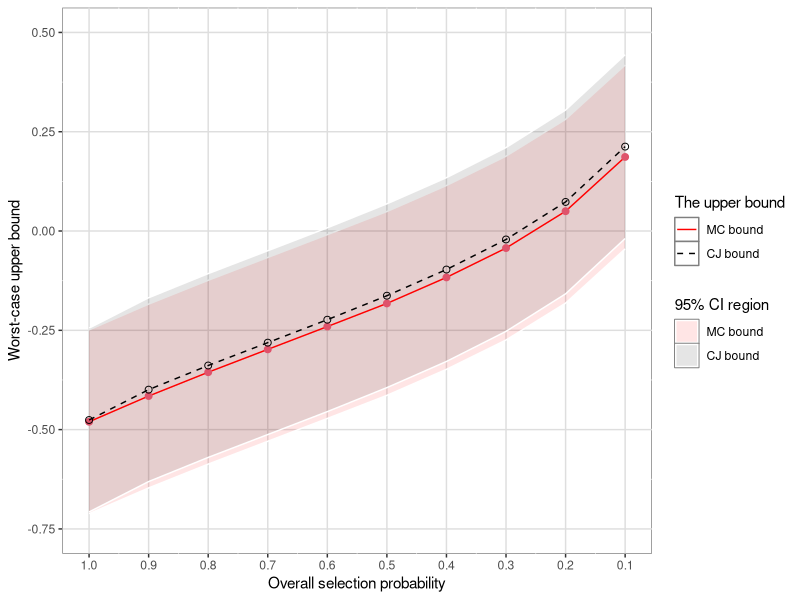

Write R code to recreate this figure.
## NOTES
## DATA IS SAVED IN "eg1-raw.csv"
## 

library(kableExtra)
library(ggplot2)
## DATA PREPROCESS
example1 <- read.csv("eg1-raw.csv")
example1$sigmasq <- (1/example1$precision)^2

## META-ANALYSIS WITHOUT CONSIDERING PUBLICATION BIAS
library(metafor)
ma1 <- rma.uni(yi = y, vi = sigmasq, data = example1, method = "ML")
ma1$b
ma1$se
ma1$ci.ub
## ANALYTICAL COPAS-JACKSON BOUND (tau=0)
p <- seq(1, 0.1, -0.1)
u <- qnorm(p)
b.CJ <- with(example1, {1/p*dnorm(u)*sum(precision)/sum(precision^2)})
names(b.CJ) <- sprintf("p=%.2f", p)

b.CJ
b.CJ.or <- as.vector(ma1$b)+b.CJ
b.CJ.ub <- b.CJ.or+qnorm(0.975)*as.vector(ma1$se)
b.CJ.lb <- b.CJ.or-qnorm(0.975)*as.vector(ma1$se)

## IMPORT THE MC BOUND
b.MC.result <- read.csv("MCbounds.csv")
b.MC <- rev(b.MC.result$maxb)
names(b.MC) <- sprintf("p=%.2f", p)

b.MC
b.MC.or <- as.vector(ma1$b)+b.MC
b.MC.ub <- b.MC.or+qnorm(0.975)*as.vector(ma1$se)
b.MC.lb <- b.MC.or-qnorm(0.975)*as.vector(ma1$se)

## PLOT 1
df <- data.frame(p = seq(1, 0.1, -0.1),
                 b.MC.or, b.MC.ub, b.MC.lb,
                 b.CJ.or, b.CJ.ub, b.CJ.lb)
plot1 <- ggplot(df, aes(x = p)) + 
  geom_ribbon(mapping=aes(ymin=b.MC.ub,ymax=b.MC.lb, fill="MC bound"), colour="white", alpha=0.1)+
  geom_ribbon(mapping=aes(ymin=b.CJ.ub,ymax=b.CJ.lb, fill="CJ bound"), colour="white", alpha=0.1)+
  geom_line(aes(y = b.MC.or, colour="MC bound")) +
  geom_point(aes(y = b.MC.or), colour =2, pch=19, size=2) + 
  geom_line(aes(y = b.CJ.or, colour="CJ bound"), lty=2) +
  geom_point(aes(y = b.CJ.or), colour =1, pch=1, size=2) + 
  scale_x_reverse(n.breaks = 10, name="Overall selection probability") + 
  scale_y_continuous(limits = c(-0.75,0.5), name = "Worst-case upper bound") +
  theme(panel.background = element_rect(fill = "white", colour = "grey50"),
        panel.grid.major = element_line(colour = "grey87"),
        legend.key = element_rect (fill = "white"))+
  scale_colour_manual("The upper bound", 
                      breaks = c("MC bound", "CJ bound"),
                      values = c("red", "black"),
                      guide = guide_legend(override.aes = list(lty = c(1,2))))+
  scale_fill_manual("95% CI region", 
                      breaks = c("MC bound", "CJ bound"),
                      values = c("red", "black"),
                    guide = guide_legend(override.aes = list(color = c("white", "white"))))

ggsave(filename = "eg1.eps", plot = plot1, device = cairo_ps, 
       width = 8, height = 6) 

# setEPS(width = 6, height = 6); postscript("eg1.eps")
# plot(b.MC.or, ylab = "Maximum bias (b)", xlab = "Overall selction probability (p)", ylim = c(-0.7,0.5), xaxt = "n", type = "b")
# lines(b.MC.ub, lty=2)
# lines(b.MC.lb, lty=2)
# points(b.CJ.or, pch = 2, type = "b")
# lines(b.CJ.ub)
# lines(b.CJ.lb)
# axis(1, at = 1:10, labels = p)
# legend("bottomright", legend = c("The MC bound", "The CJ bound"), pch=c(1,2), cex = 1.2)
# dev.off()

## TABLE1

tab1 <- cbind.data.frame(p = p, sprintf("%.3f [%.3f, %.3f]",b.MC.or, b.MC.lb, b.MC.ub), 
                         sprintf("%.3f [%.3f, %.3f]",b.CJ.or, b.CJ.lb, b.CJ.ub))
colnames(tab1) <- c("p", "The MC bound [95% CI]", "The CJ bound [95% CI]")
sink("tab1.tex")
kbl(tab1, 
    format = "latex",
    longtable = F, 
    booktabs = T, 
    linesep = "",
    digits = 3,
    align = "r",
    escape = FALSE,
    caption = "The values of the MC bound and the CJ bound in Example 1",
    label = "tab1",
    row.names = NA)
sink()
